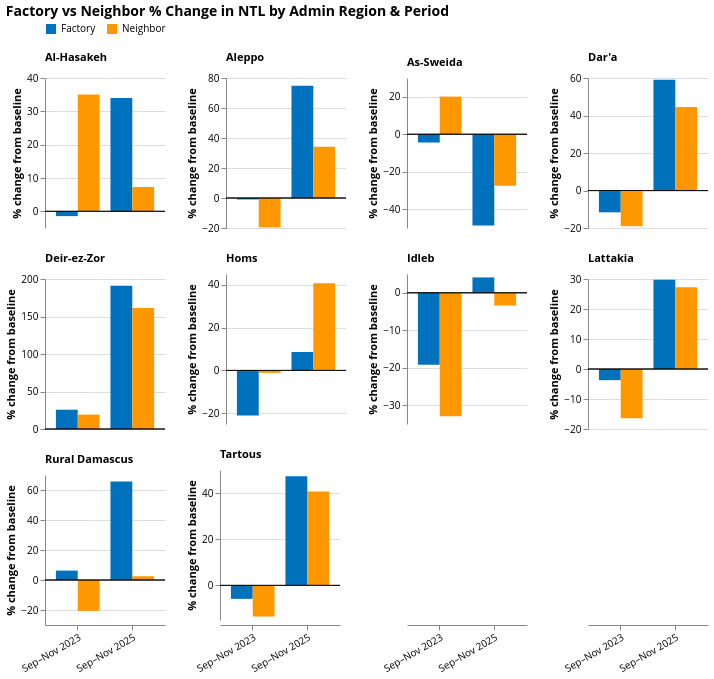

Notebook code cell kept with this figure:
### Code cell
import altair as alt
import pandas as pd

# WBG colors
COLOR_FACTORY = '#0071BC'
COLOR_NEIGHBOR = '#FF9800'

# Define periods
period_2023 = ['2023-09-01', '2023-10-01', '2023-11-01']
period_2025 = ['2025-09-01', '2025-10-01', '2025-11-01']

df = ntl_drugs_admin.copy()
df['date'] = pd.to_datetime(df['date']).dt.strftime('%Y-%m-%d')

# Build records per admin region, period, and type
records = []
for region in df['NAME_EN'].unique():
    loc = df[df['NAME_EN'] == region]
    for period_dates, period_label in [
        (period_2023, 'Sep–Nov 2023'),
        (period_2025, 'Sep–Nov 2025'),
    ]:
        for t in ['Factory', 'Neighbor']:
            val = loc[(loc['type'] == t) & (loc['date'].isin(period_dates))]['pc_change_baseline'].mean()
            records.append({'region': region, 'period': period_label, 'type': t, 'val': val})

plot_df = pd.DataFrame(records)

bars = alt.Chart(plot_df).mark_bar().encode(
    x=alt.X('period:N', title=None, sort=['Sep–Nov 2023', 'Sep–Nov 2025'], axis=alt.Axis(labelAngle=-30)),
    xOffset=alt.XOffset('type:N', sort=['Factory', 'Neighbor']),
    y=alt.Y('val:Q', title='% change from baseline'),
    color=alt.Color('type:N', scale=alt.Scale(domain=['Factory', 'Neighbor'], range=[COLOR_FACTORY, COLOR_NEIGHBOR]), legend=alt.Legend(title=None, orient='top')),
)

rule = alt.Chart(plot_df).mark_rule(color='black', strokeWidth=0.5).encode(
    y=alt.datum(0),
)

chart = alt.layer(bars, rule).properties(
    width=120,
    height=150,
).facet(
    facet=alt.Facet('region:N', title=None, header=alt.Header(labelFontSize=11, labelFontWeight='bold', labelAnchor='start')),
    columns=4,
).resolve_scale(
    y='independent'
).properties(
    title=alt.Title(
        text='Factory vs Neighbor % Change in NTL by Admin Region & Period',
        anchor='start',
        fontSize=14,
    )
).configure(
    font='Open Sans'
).configure_view(
    strokeWidth=0
)

chart

### Figure 1 — Vega-Lite specification as saved in the notebook (floating-point values rounded to 4 significant figures)
{"config": {"view": {"continuousWidth": 300, "continuousHeight": 300, "strokeWidth": 0}, "font": "Open Sans"}, "data": {"name": "data-2de440060f3340aaafbc30bff938de92"}, "facet": {"field": "region", "header": {"labelAnchor": "start", "labelFontSize": 11, "labelFontWeight": "bold"}, "title": null, "type": "nominal"}, "spec": {"layer": [{"mark": {"type": "bar"}, "encoding": {"color": {"field": "type", "legend": {"orient": "top", "title": null}, "scale": {"domain": ["Factory", "Neighbor"], "range": ["#0071BC", "#FF9800"]}, "type": "nominal"}, "x": {"axis": {"labelAngle": -30}, "field": "period", "sort": ["Sep–Nov 2023", "Sep–Nov 2025"], "title": null, "type": "nominal"}, "xOffset": {"field": "type", "sort": ["Factory", "Neighbor"], "type": "nominal"}, "y": {"field": "val", "title": "% change from baseline", "type": "quantitative"}}}, {"mark": {"type": "rule", "color": "black", "strokeWidth": 0.5}, "encoding": {"y": {"datum": 0}}}], "height": 150, "width": 120}, "columns": 4, "resolve": {"scale": {"y": "independent"}}, "title": {"text": "Factory vs Neighbor % Change in NTL by Admin Region & Period", "anchor": "start", "fontSize": 14}, "$schema": "https://vega.github.io/schema/vega-lite/v5.20.1.json", "datasets": {"data-2de440060f3340aaafbc30bff938de92": [{"region": "Al-Hasakeh", "period": "Sep–Nov 2023", "type": "Factory", "val": -1.435}, {"region": "Al-Hasakeh", "period": "Sep–Nov 2023", "type": "Neighbor", "val": 35.08}, {"region": "Al-Hasakeh", "period": "Sep–Nov 2025", "type": "Factory", "val": 34.04}, {"region": "Al-Hasakeh", "period": "Sep–Nov 2025", "type": "Neighbor", "val": 7.295}, {"region": "Aleppo", "period": "Sep–Nov 2023", "type": "Factory", "val": -0.9738}, {"region": "Aleppo", "period": "Sep–Nov 2023", "type": "Neighbor", "val": -19.6}, {"region": "Aleppo", "period": "Sep–Nov 2025", "type": "Factory", "val": 74.86}, {"region": "Aleppo", "period": "Sep–Nov 2025", "type": "Neighbor", "val": 34.23}, {"region": "As-Sweida", "period": "Sep–Nov 2023", "type": "Factory", "val": -4.403}, {"region": "As-Sweida", "period": "Sep–Nov 2023", "type": "Neighbor", "val": 20.09}, {"region": "As-Sweida", "period": "Sep–Nov 2025", "type": "Factory", "val": -48.72}, {"region": "As-Sweida", "period": "Sep–Nov 2025", "type": "Neighbor", "val": -27.44}, {"region": "Dar'a", "period": "Sep–Nov 2023", "type": "Factory", "val": -11.64}, {"region": "Dar'a", "period": "Sep–Nov 2023", "type": "Neighbor", "val": -19.04}, {"region": "Dar'a", "period": "Sep–Nov 2025", "type": "Factory", "val": 59.07}, {"region": "Dar'a", "period": "Sep–Nov 2025", "type": "Neighbor", "val": 44.48}, {"region": "Deir-ez-Zor", "period": "Sep–Nov 2023", "type": "Factory", "val": 25.71}, {"region": "Deir-ez-Zor", "period": "Sep–Nov 2023", "type": "Neighbor", "val": 19.26}, {"region": "Deir-ez-Zor", "period": "Sep–Nov 2025", "type": "Factory", "val": 190.9}, {"region": "Deir-ez-Zor", "period": "Sep–Nov 2025", "type": "Neighbor", "val": 161.3}, {"region": "Homs", "period": "Sep–Nov 2023", "type": "Factory", "val": -21.06}, {"region": "Homs", "period": "Sep–Nov 2023", "type": "Neighbor", "val": -1.122}, {"region": "Homs", "period": "Sep–Nov 2025", "type": "Factory", "val": 8.587}, {"region": "Homs", "period": "Sep–Nov 2025", "type": "Neighbor", "val": 40.74}, {"region": "Idleb", "period": "Sep–Nov 2023", "type": "Factory", "val": -19.19}, {"region": "Idleb", "period": "Sep–Nov 2023", "type": "Neighbor", "val": -32.92}, {"region": "Idleb", "period": "Sep–Nov 2025", "type": "Factory", "val": 4.084}, {"region": "Idleb", "period": "Sep–Nov 2025", "type": "Neighbor", "val": -3.42}, {"region": "Lattakia", "period": "Sep–Nov 2023", "type": "Factory", "val": -3.725}, {"region": "Lattakia", "period": "Sep–Nov 2023", "type": "Neighbor", "val": -16.42}, {"region": "Lattakia", "period": "Sep–Nov 2025", "type": "Factory", "val": 29.73}, {"region": "Lattakia", "period": "Sep–Nov 2025", "type": "Neighbor", "val": 27.24}, {"region": "Rural Damascus", "period": "Sep–Nov 2023", "type": "Factory", "val": 6.265}, {"region": "Rural Damascus", "period": "Sep–Nov 2023", "type": "Neighbor", "val": -20.56}, {"region": "Rural Damascus", "period": "Sep–Nov 2025", "type": "Factory", "val": 65.66}, {"region": "Rural Damascus", "period": "Sep–Nov 2025", "type": "Neighbor", "val": 2.501}, {"region": "Tartous", "period": "Sep–Nov 2023", "type": "Factory", "val": -5.835}, {"region": "Tartous", "period": "Sep–Nov 2023", "type": "Neighbor", "val": -13.5}, {"region": "Tartous", "period": "Sep–Nov 2025", "type": "Factory", "val": 47.31}, {"region": "Tartous", "period": "Sep–Nov 2025", "type": "Neighbor", "val": 40.72}]}}
